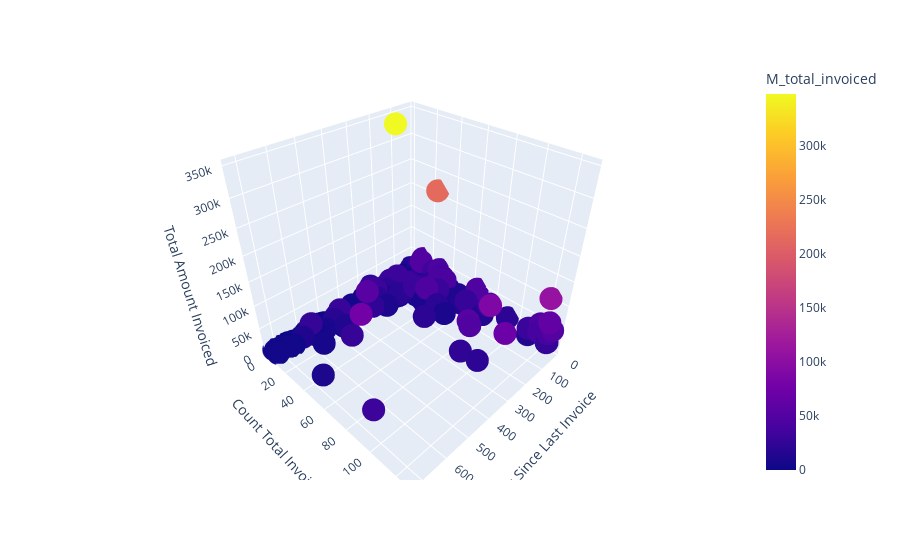

Here is the notebook cell this chart was saved with:
### Markdown cell above
Finally, let's visualize our customers.

### Code cell
import plotly.express as px

fig = px.scatter_3d(rfm, x='R_days_since_last_invoice', y='F_count_invoices', z='M_total_invoiced', hover_name='client_description', color='M_total_invoiced')
fig.update_layout(scene = dict(
                    xaxis_title='Days Since Last Invoice',
                    yaxis_title='Count Total Invoices',
                    zaxis_title='Total Amount Invoiced'))

fig.show()

### Figure 1 — Plotly figure (JSON) as saved in the notebook; plotly's stock layout.template omitted (floating-point values rounded to 4 significant figures; data arrays with more than 128 entries replaced by an {"elided": "..."} marker saying what was removed)
{"data": [{"hovertemplate": "<b>%{hovertext}</b><br><br>R_days_since_last_invoice=%{x}<br>F_count_invoices=%{y}<br>M_total_invoiced=%{marker.color}<extra></extra>", "hovertext": {"elided": "753 str values"}, "legendgroup": "", "marker": {"color": {"elided": "753 float values"}, "coloraxis": "coloraxis", "symbol": "circle"}, "mode": "markers", "name": "", "scene": "scene", "showlegend": false, "type": "scatter3d", "x": {"elided": "753 int values"}, "y": {"elided": "753 int values"}, "z": {"elided": "753 float values"}}], "layout": {"coloraxis": {"colorbar": {"title": {"text": "M_total_invoiced"}}, "colorscale": [[0.0, "#0d0887"], [0.1111, "#46039f"], [0.2222, "#7201a8"], [0.3333, "#9c179e"], [0.4444, "#bd3786"], [0.5556, "#d8576b"], [0.6667, "#ed7953"], [0.7778, "#fb9f3a"], [0.8889, "#fdca26"], [1.0, "#f0f921"]]}, "legend": {"tracegroupgap": 0}, "margin": {"t": 60}, "scene": {"domain": {"x": [0.0, 1.0], "y": [0.0, 1.0]}, "xaxis": {"title": {"text": "Days Since Last Invoice"}}, "yaxis": {"title": {"text": "Count Total Invoices"}}, "zaxis": {"title": {"text": "Total Amount Invoiced"}}}}}
